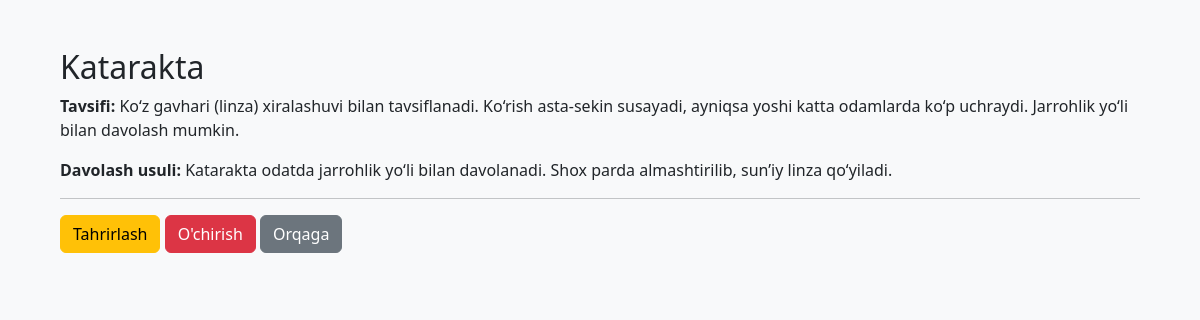
The page /d/1/ on the database its author committed.
### app/models.py (models this page shows, shortened)
class Disease(models.Model):
    name = models.CharField(max_length=100)
    description = models.TextField()
    treatment_method = models.TextField()

### app/views.py (the view)
# urls.py: path('d/<int:pk>/', views.disease_detail, name='disease_detail'),
def disease_detail(request, pk):
    disease = get_object_or_404(Disease, pk=pk)
    return render(request, 'diseases/detail.html', {'disease': disease})

### templates/diseases/detail.html (shortened to what this page needs)
<!DOCTYPE html>
<html>
<head>
    <link rel="stylesheet" href="https://cdn.jsdelivr.net/npm/bootstrap@5.3.0/dist/css/bootstrap.min.css">
</head>
<body class="p-5 bg-light">
<div class="container">
    <h2>{{ disease.name }}</h2>
    <p><strong>Tavsifi:</strong> {{ disease.description }}</p>
    <p><strong>Davolash usuli:</strong> {{ disease.treatment_method }}</p>
    <hr>
    <a href="{% url 'disease_edit' disease.pk %}" class="btn btn-warning">Tahrirlash</a>
    <a href="{% url 'disease_delete' disease.pk %}" class="btn btn-danger">O'chirish</a>
    <a href="{% url 'disease_type' %}" class="btn btn-secondary">Orqaga</a>
</div>
</body>
</html>

### rows shown on the page
Disease: name "Katarakta", description "Ko‘z gavhari (linza) xiralashuvi bilan tavsiflanadi. Ko‘rish asta-sekin susayadi, ayniqsa yoshi katta odamlarda ko‘p uchraydi. Jarrohlik yo‘li bilan davolash mumkin.", treatment_method "Katarakta odatda jarrohlik yo‘li bilan davolanadi. Shox parda almashtirilib, sun’iy linza qo‘yiladi."
